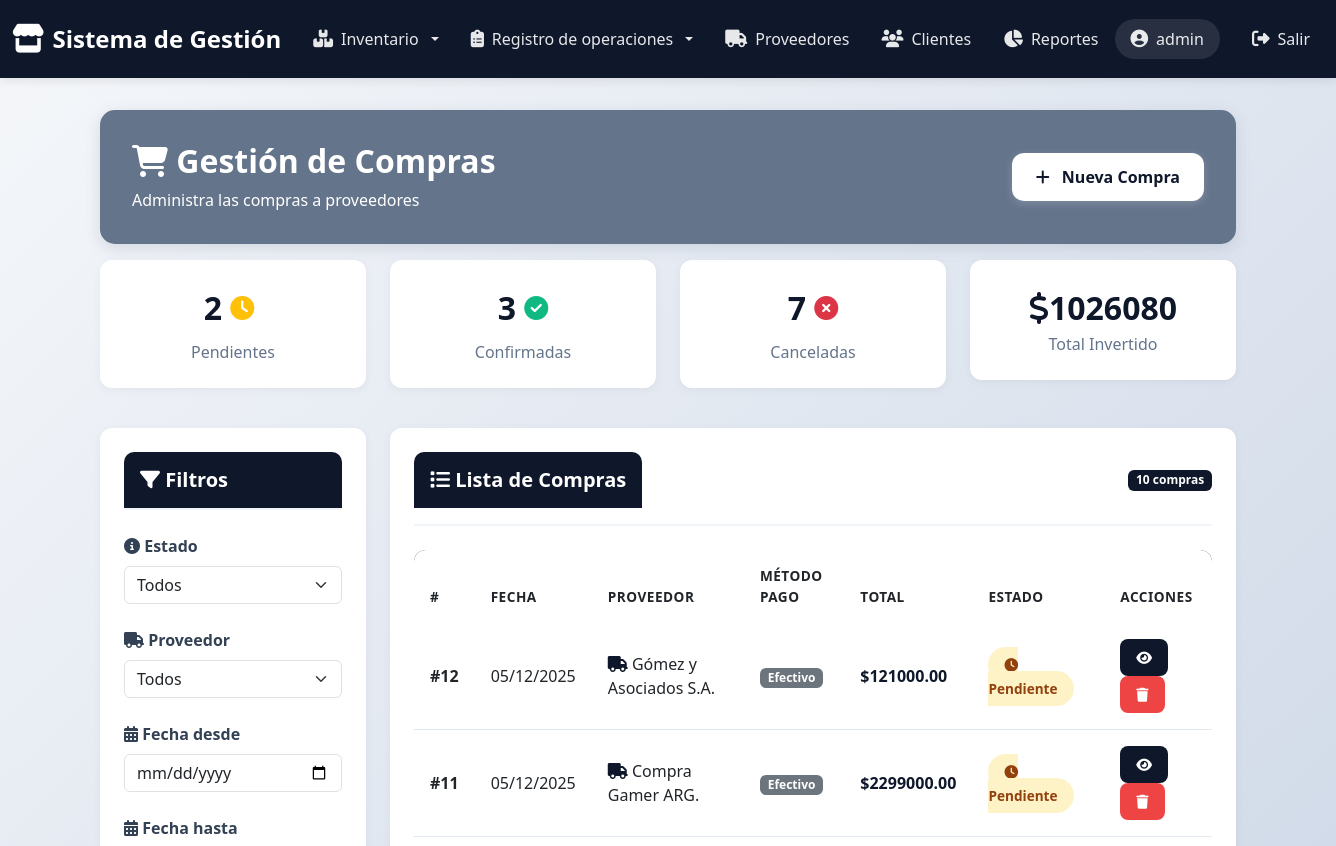
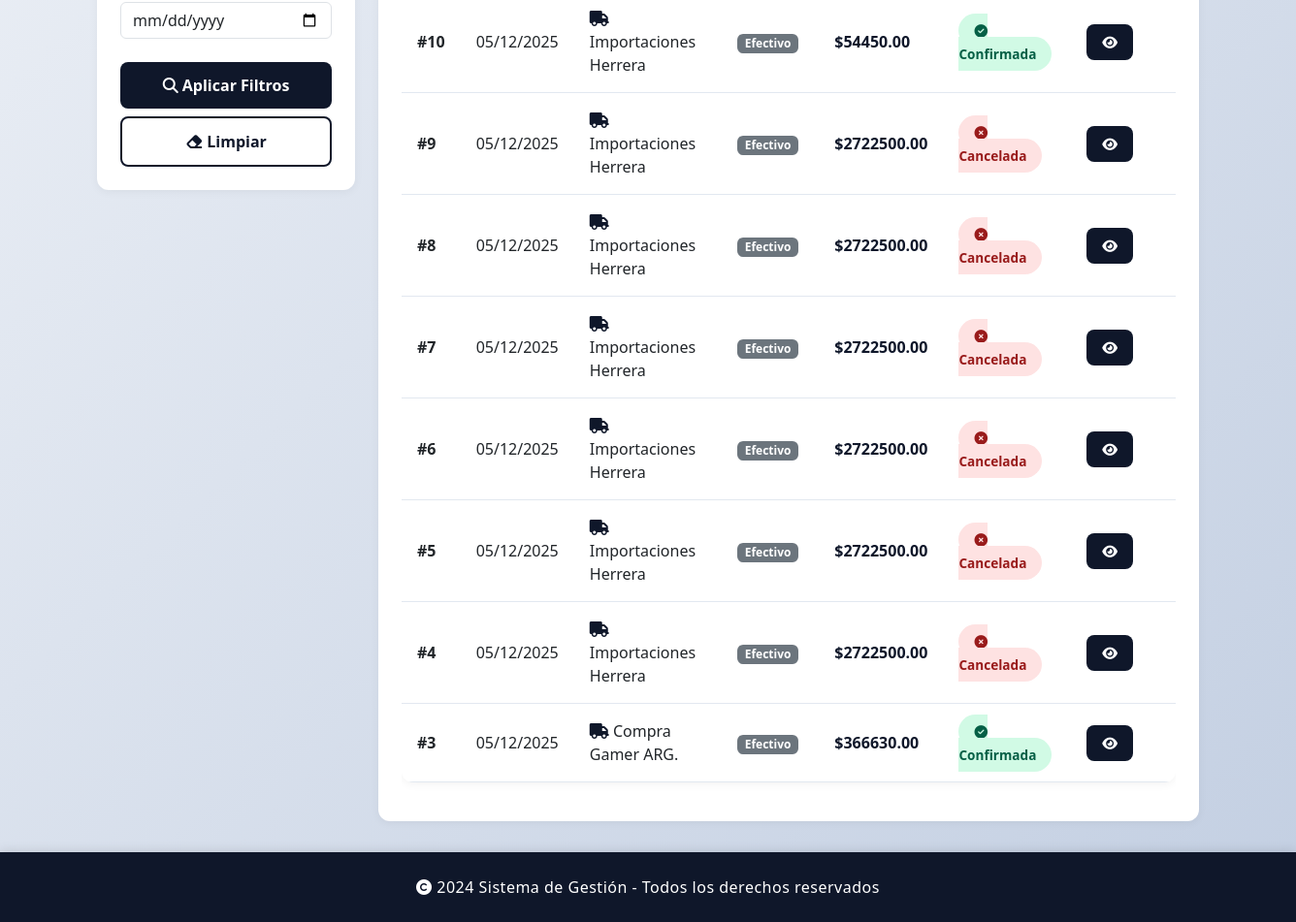
The page /compras/ (signed in) on the database as committed earlier (2 pictures, top to bottom).
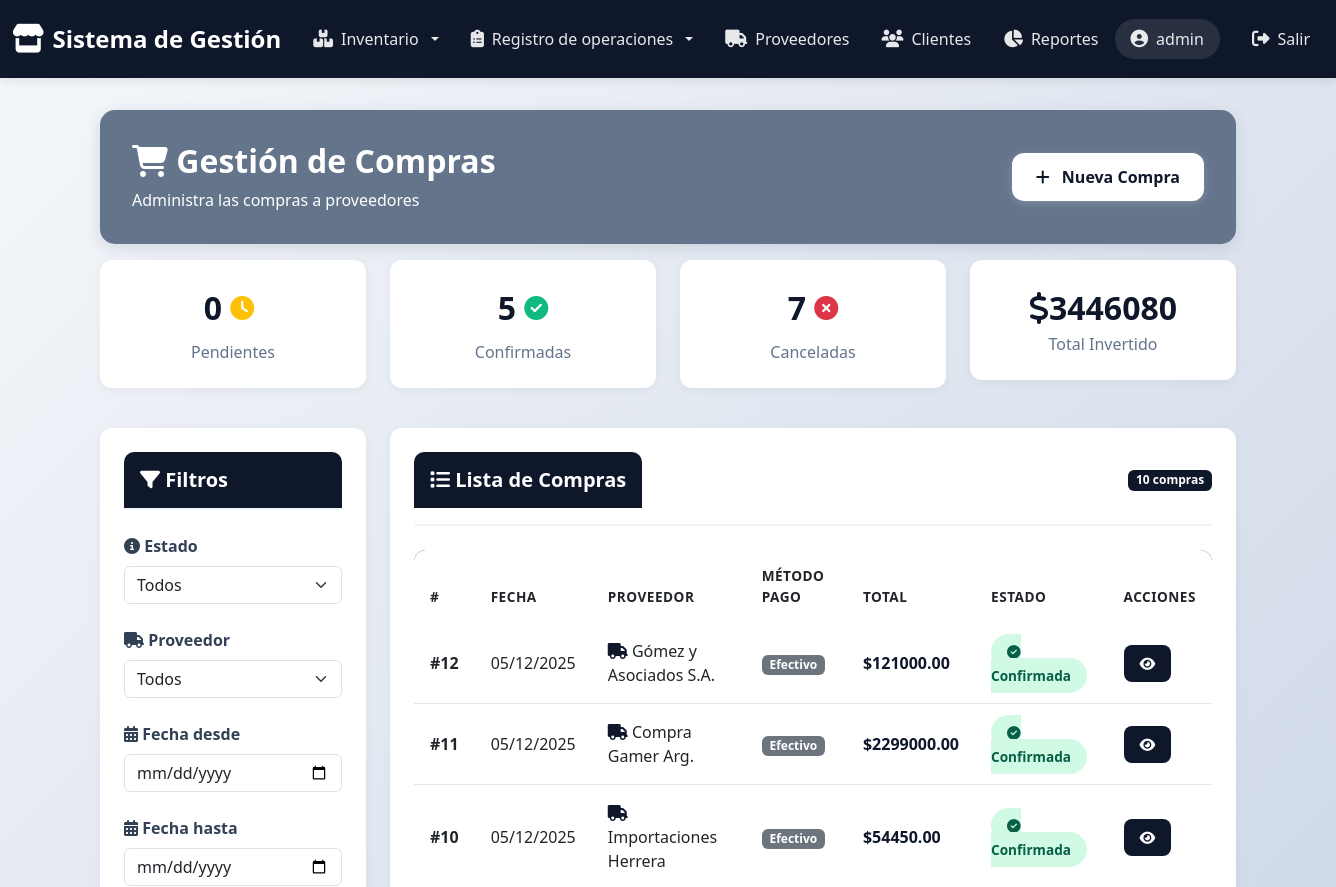
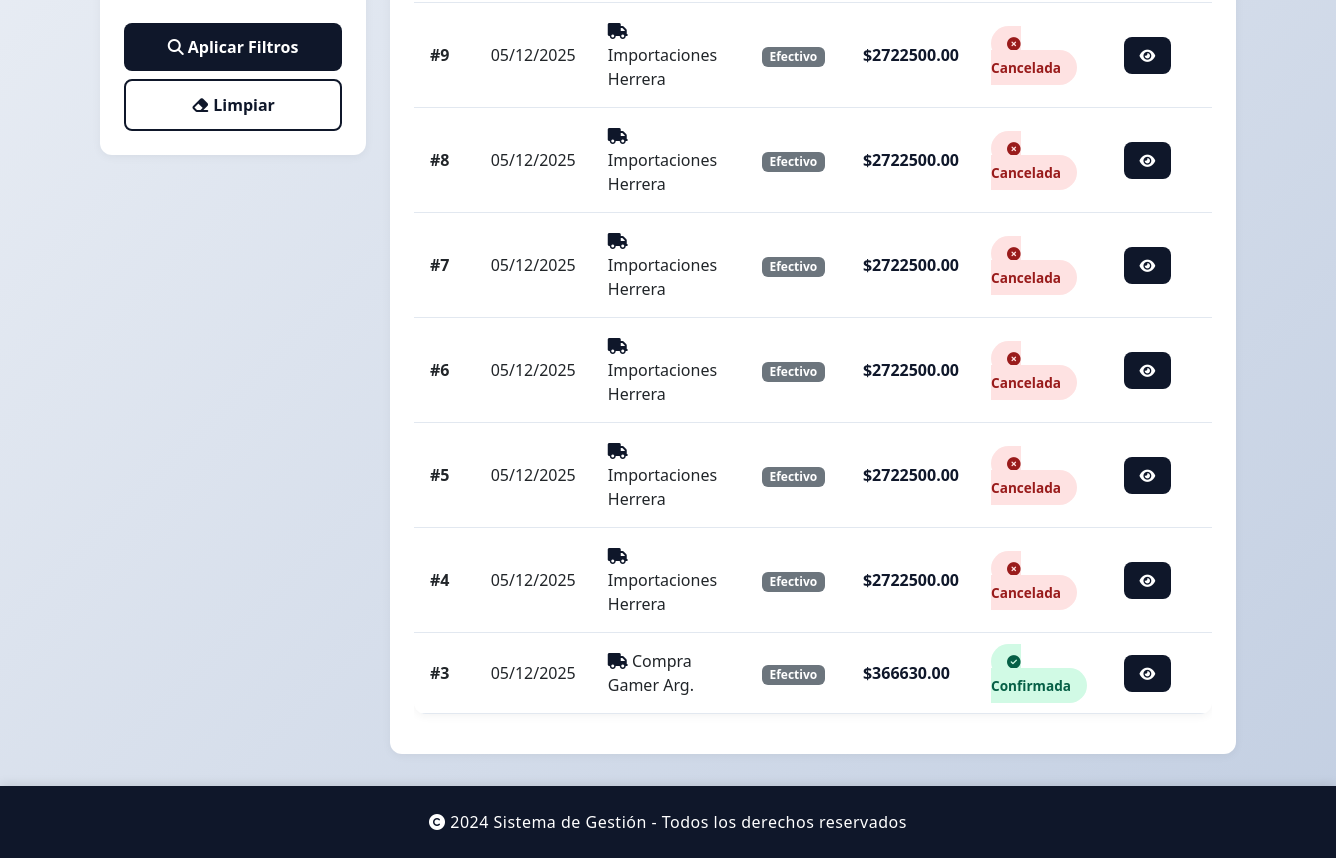
The same page on the database as committed later (2 pictures, top to bottom).
### gestionCompras/models.py (models this page shows, shortened)
class Compra(models.Model):
    METODO_PAGO_CHOICES = [
        ('EFECTIVO', 'Efectivo'),
        ('TARJETA', 'Tarjeta'),
        ('TRANSFERENCIA', 'Transferencia'),
        ('MERCADOPAGO', 'MercadoPago'),
    ]
    ESTADO_CHOICES = [
        ('PENDIENTE', 'Pendiente'),
        ('CONFIRMADA', 'Confirmada'),
        ('CANCELADA', 'Cancelada'),
    ]
    idCompra = models.AutoField(primary_key=True)
    proveedor = models.ForeignKey(Proveedor, on_delete=models.PROTECT, related_name='compras')
    fecha_compra = models.DateTimeField(auto_now_add=True)
    metodo_pago = models.CharField(max_length=20, choices=METODO_PAGO_CHOICES, default='EFECTIVO')
    estado = models.CharField(max_length=15, choices=ESTADO_CHOICES, default='PENDIENTE')
    total = models.DecimalField(max_digits=10, decimal_places=2, default=0)
    total_con_iva = models.DecimalField(max_digits=10, decimal_places=2, default=0)
    iva_total = models.DecimalField(max_digits=10, decimal_places=2, default=0)
    observaciones = models.TextField(null=True, blank=True, max_length=200)
    class Meta:
        verbose_name = 'Compra'
        verbose_name_plural = 'Compras'
        ordering = ['-fecha_compra']

### gestionProveedores/models.py (models this page shows, shortened)
class Proveedor(models.Model):
    idProveedor = models.AutoField(primary_key=True)
    nombre = models.CharField(max_length=100)
    apellido = models.CharField(max_length=100)
    razon_social = models.CharField(max_length=100)
    cuit = models.CharField(max_length=100)
    telefono = models.CharField(max_length=20)
    email = models.EmailField()
    activo = models.BooleanField(default=True)
    class Meta:
        verbose_name='Proveedor'
        verbose_name_plural='Proveedores'

### gestionCompras/views.py (the view, shortened to what this page needs)
# urls.py: path('', views.compras_list, name='compras_list'),
@login_required
def compras_list(request):
    compras = Compra.objects.select_related('proveedor').all().order_by('-fecha_compra')
    proveedores = Proveedor.objects.filter(activo=True).order_by('razon_social')
    estado_filtro = request.GET.get('estado', '')
    proveedor_filtro = request.GET.get('proveedor', '')
    fecha_desde = request.GET.get('fecha_desde', '')
    fecha_hasta = request.GET.get('fecha_hasta', '')
    if estado_filtro:
        compras = compras.filter(estado=estado_filtro)
    if proveedor_filtro:
        compras = compras.filter(proveedor_id=proveedor_filtro)
    stats = {
        'pendientes': compras.filter(estado='PENDIENTE').count(),
        'confirmadas': compras.filter(estado='CONFIRMADA').count(),
        'canceladas': compras.filter(estado='CANCELADA').count(),
        'total': compras.filter(estado='CONFIRMADA').aggregate(Sum('total_con_iva'))['total_con_iva__sum'] or 0
    }
    paginator = Paginator(compras, 10)  # 10 compras por página
    page = request.GET.get('page')
    try:
        compras_paginadas = paginator.page(page)
    except PageNotAnInteger:
        compras_paginadas = paginator.page(1)
    except EmptyPage:
        compras_paginadas = paginator.page(paginator.num_pages)
    context = {
        'compras': compras_paginadas,
        'stats': stats,
        'proveedores': proveedores,
        'estado_filtro': estado_filtro,
        'proveedor_filtro': proveedor_filtro,
        'fecha_desde': fecha_desde,
        'fecha_hasta': fecha_hasta,
    }
    return render(request, 'compras/compras_list.html', context)

### gestionCompras/templates/compras/compras_list.html (shortened to what the changed rows need)
{% extends 'base.html' %}
{% block content %}
<div class="" style="padding-left: 100px; padding-right: 100px;">
    <div class="compras-header">
        <div class="d-flex justify-content-between align-items-center">
            <div>
                <h2><i class="fas fa-shopping-cart"></i> Gestión de Compras</h2>
            </div>
        </div>
    </div>
    <div class="row mb-4">
        <div class="col-md-3 col-sm-6 mb-3">
            <div class="stats-card d-flex align-items-center justify-content-center flex-column">
                <div class="icon d-flex align-items-center justify-content-center">
                    <div class="value me-2">{{ stats.pendientes }}</div>
                    <i class="fas fa-clock text-warning me-2"></i>
                </div>
            </div>
        </div>
        <div class="col-md-3 col-sm-6 mb-3">
            <div class="stats-card d-flex align-items-center justify-content-center flex-column">
                <div class="icon d-flex align-items-center justify-content-center" style="color: var(--slate-success);">
                    <div class="value me-2">{{ stats.confirmadas }}</div>
                    <i class="fas fa-check-circle"></i>
                </div>
            </div>
        </div>
        <div class="col-md-3 col-sm-6 mb-3 h-100">
            <div class="stats-card">
                <div class="value"><i class="fas fa-dollar-sign"></i>{{ stats.total }}</div>
                <div class="label">Total Invertido</div>
            </div>
        </div>
    </div>
    <div class="row">
        <div class="col-lg-9">
            <div class="compras-content-wrapper">
                {% if compras %}
                <div class="table-responsive">
                    <table class="table table-compras">
                        <thead>
                            <tr>
                                <th>#</th>
                                <th>Fecha</th>
                                <th>Proveedor</th>
                                <th>Método Pago</th>
                                <th>Total</th>
                                <th>Estado</th>
                                <th>Acciones</th>
                            </tr>
                        </thead>
                        <tbody>
                            {% for compra in compras %}
                            <tr>
                                <td><strong>#{{ compra.idCompra }}</strong></td>
                                <td>{{ compra.fecha_compra|date:"d/m/Y" }}</td>
                                <td>
                                    <i class="fas fa-truck text-slate-primary"></i>
                                    {{ compra.proveedor.razon_social }}
                                </td>
                                <td>
                                    <span class="badge bg-secondary">{{ compra.get_metodo_pago_display }}</span>
                                </td>
                                <td><strong class="text-slate-primary">${{ compra.total_con_iva|floatformat:2 }}</strong></td>
                                <td>
                                    {% if compra.estado == 'PENDIENTE' %}
                                    <span class="badge-estado badge-pendiente">
                                        <i class="fas fa-clock"></i> Pendiente
                                    </span>
                                    {% elif compra.estado == 'CONFIRMADA' %}
                                    <span class="badge-estado badge-confirmada">
                                        <i class="fas fa-check-circle"></i> Confirmada
                                    </span>
                                    {% else %}
                                    <span class="badge-estado badge-cancelada">
                                        <i class="fas fa-times-circle"></i> Cancelada
                                    </span>
                                    {% endif %}
                                </td>
                                <td>
                                    <a href="{% url 'compra_detalle' compra.idCompra %}"
                                       class="btn btn-ver btn-sm me-1"
                                       title="Ver detalle">
                                        <i class="fas fa-eye"></i>
                                    </a>
                                    {% if compra.estado == 'PENDIENTE' %}
                                    <button class="btn btn-eliminar-compra btn-sm"
                                            onclick="confirmarEliminacion('{{ compra.idCompra }}')"
                                            title="Eliminar">
                                        <i class="fas fa-trash"></i>
                                    </button>
                                    {% endif %}
                                </td>
                            </tr>
                            {% endfor %}
                        </tbody>
                    </table>
                </div>
                {% endif %}
            </div>
        </div>
    </div>
</div>
{% endblock %}

Rows that differ between the two databases and show on the page:
changed Compra "Gómez y Asociados S.A.": estado "Pendiente" → "Confirmada"
changed Compra id 11: proveedor.razon_social "Compra Gamer ARG." → "Compra Gamer Arg."; estado "Pendiente" → "Confirmada"
changed through a linked row, Compra id 3: proveedor.razon_social "Compra Gamer ARG." → "Compra Gamer Arg."
Other text that changed with them:
{{ stats.pendientes }}: "2" → "0"
{{ stats.confirmadas }}: "3" → "5"
{{ stats.total }}: "1026080" → "3446080"
